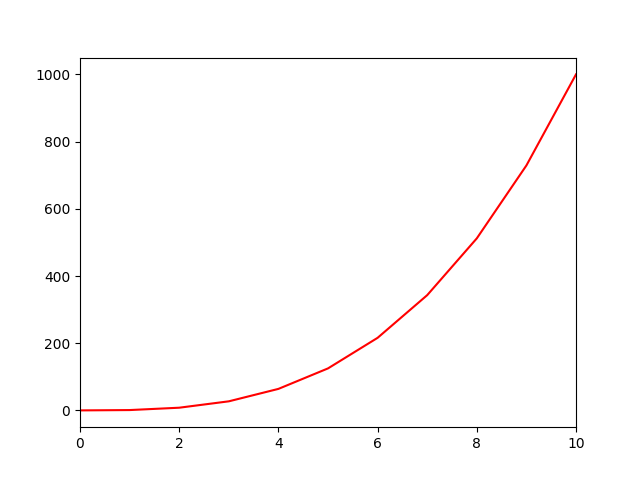

This chart was generated by the following Python code:
#!/usr/bin/env python3
"""Plotting a line graph with Matplotlib"""
import numpy as np
import matplotlib.pyplot as plt


def line():
    y = np.arange(0, 11) ** 3
    plt.figure(figsize=(6.4, 4.8))
    plt.plot(y, color = "red")
    plt.xlim(0, 10)
    plt.savefig('line.png')
    plt.show()
if __name__ == '__main__':
    line()
